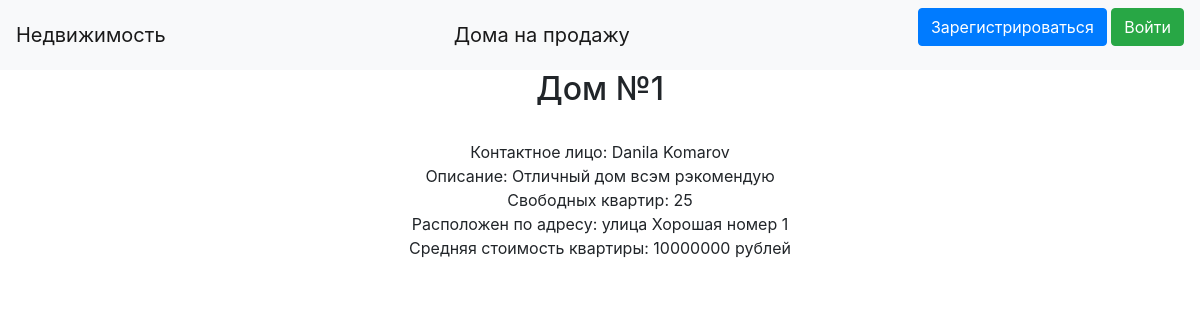
/realty/1, run on the app's committed database.
### data/realties.py (models this page shows)
class Realties(SqlAlchemyBase):
    __tablename__ = 'realties'
    id = sqlalchemy.Column(sqlalchemy.Integer, primary_key=True, autoincrement=True)
    photo = sqlalchemy.Column(sqlalchemy.String, nullable=True)
    realtor = sqlalchemy.Column(sqlalchemy.Integer, sqlalchemy.ForeignKey("users.id"))
    house = sqlalchemy.Column(sqlalchemy.String)
    not_solded_flats = sqlalchemy.Column(sqlalchemy.Integer)
    address = sqlalchemy.Column(sqlalchemy.String)
    cost = sqlalchemy.Column(sqlalchemy.Integer, nullable=True)
    is_sold = sqlalchemy.Column(sqlalchemy.Boolean, nullable=True)
    user = orm.relation('User')

### main.py (the view)
@app.route('/realty/<int:id>')
def realty(id):
    realty = session.query(Realties).filter(Realties.id == id).first()
    user = session.query(User).filter(User.id == realty.realtor).first()
    if user:
        r = ' '.join([user.name, user.surname])
    return render_template('realty.html', realty=realty, realtor=r)

### templates/realty.html (shortened to what this page needs)
<!DOCTYPE html>
<html>
    <body>
        {% extends "base.html" %}
        {% block content %}
            <h2 class="text-center">Дом №{{realty.id}}</h2>
            <p class='text-center'>
                <img src={{realty.photo}} align="middle" height=300 alt=""/><br>
                Контактное лицо: {{realtor}}<br>
                Описание: {{realty.house}}<br>
                Свободных квартир: {{realty.not_solded_flats}}<br>
                Расположен по адресу: {{realty.address}}<br>
                Средняя стоимость квартиры: {{realty.cost}} рублей
            </p>
        {% endblock %}

### data on the page
Realties: id "1", house "Отличный дом всэм рэкомендую", not_solded_flats "25", address "улица Хорошая номер 1", cost "10000000"

### other printed values
{{ realtor }} "Danila Komarov"
